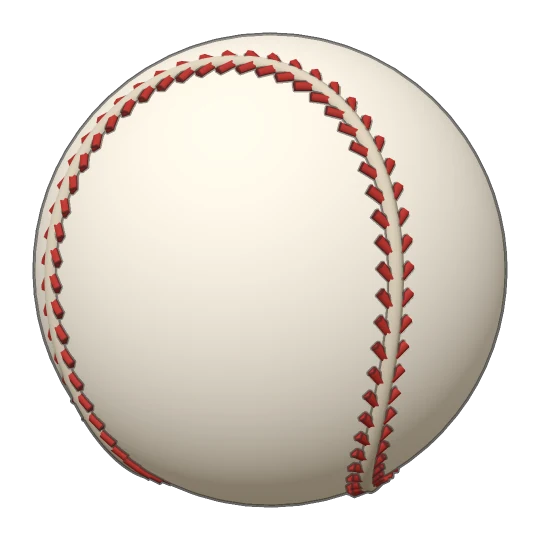
#> input picture apps/english/figs/ball-seams.webp, 540 x 540 px, given in place of glove-low.editorial.png, which was not available
$ python build-plates.py ../../apps/english/figs/ball-seams.webp
#> lines starting #> are read from the running program, lines starting #| are printed output that depends on the picture
"""Build the illustrated plates for the English app: studio renders (PNG + projected anchors) → apps/english/figs/*.webp and
apps/english/plates.js (panels, numbered callouts, overlays, bilingual text). Text is [English, Spanish].
Usage: python3 english/tools/build-plates.py <render-dir>"""
import json, os, sys
from PIL import Image

SRC = sys.argv[1]
ROOT = os.path.join(os.path.dirname(__file__), "..", "..", "apps", "english")
OUT = os.path.join(ROOT, "figs")
CROP = {"grip-4s": (0, 0, 800, 700), "grip-2s": (0, 0, 800, 700), "grip-spread-before": (0, 0, 800, 700), "grip-spread-after": (0, 0, 800, 700)}

P = {  # plate id (as used by lesson content) → panels; callout keys match lesson "highlight" values where they exist
    "glove-position": {"note": ["Usually. Around the belt it is a judgement call — many fielders turn the glove to the side.", "Por lo general. A la altura de la cintura es cuestión de criterio: muchos giran el guante de lado."],
        "panels": [
            {"src": "glove-low", "cap": ["Ball below the belt", "Pelota abajo de la cintura"], "callouts": [["fingers", ["Fingers down", "dedos hacia abajo"]], ["pocket", ["Pocket open to the ball", "bolsillo abierto a la pelota"]]], "overlays": [["hline", "belt", ["belt", "cintura"]]]},
            {"src": "glove-high", "cap": ["Ball above the belt", "Pelota arriba de la cintura"], "callouts": [["fingers", ["Fingers up", "dedos hacia arriba"]], ["pocket", ["Pocket to the ball", "bolsillo hacia la pelota"]]], "overlays": [["hline", "belt", ["belt", "cintura"]]]},
        ]},
    "throwing-setup": {"panels": [
            {"src": "throw-set", "cap": ["Feet set, hands apart, ready to throw", "Pies plantados, manos separadas, listo para tirar"], "callouts": [["shoulder", ["Glove shoulder to the target", "hombro del guante hacia el objetivo"]], ["frontFoot", ["Front foot steps to the target", "el pie de adelante va hacia el objetivo"]], ["backFoot", ["Back foot set", "pie de atrás plantado"]]]},
            {"src": "throw-feet", "cap": ["From above: feet in line with the target", "Desde arriba: pies en línea con el objetivo"], "callouts": [["frontToe", ["Toward the target", "hacia el objetivo"]], ["backToe", ["Square to the line", "perpendicular a la línea"]]],
             "overlays": [["arrow", "lineStart", "target", "lane", ["Target", "objetivo"]], ["arrow", "backHeel", "backToe", "foot"], ["arrow", "frontHeel", "frontToe", "foot"]]},
        ]},
    "ready-position": {"panels": [{"src": "ready-position", "callouts": [["feet", ["Feet wider than the shoulders", "pies más abiertos que los hombros"]], ["knees", ["Knees bent", "rodillas flexionadas"]], ["glove", ["Glove out front, open", "guante al frente, abierto"]]]}]},
    "ground-ball": {"panels": [{"src": "ground-ball", "callouts": [["glove", ["Glove out front", "guante al frente"]], ["eyes", ["Eyes on the ball", "la vista en la pelota"]], ["hips", ["Hips down, back flat", "caderas abajo, espalda plana"]]]}]},
    "footwork-angle": {"panels": [{"src": "footwork-angle", "cap": ["From above: ready, first step, then the angle", "Desde arriba: listo, primer paso y el ángulo"],
        "callouts": [["ready", ["Ready", "listo"]], ["step1", ["First step", "primer paso"]], ["step2", ["Crossover", "cruce"]]],
        "overlays": [["path", ["ready", "step1", "step2", "routeEnd"], "route"], ["dot", "ball", ["Ball", "pelota"]]]}]},
    "hand-fingers": {"panels": [{"src": "hand-fingers", "callouts": [["thumb", ["thumb", "el pulgar"]], ["index", ["index finger", "el índice"]], ["middle", ["middle finger", "el dedo medio"]], ["ring", ["ring finger", "el anular"]], ["pinky", ["little finger", "el meñique"]], ["palm", ["palm", "la palma"]]]}]},
    "ball-seams": {"panels": [{"src": "ball-seams", "callouts": [["horseshoe", ["the horseshoe", "la herradura"]], ["stitches", ["the seams", "las costuras"]]]}]},
    "grip-4s": {"panels": [
            {"src": "grip-4s", "cap": ["Fingers across the seams", "Dedos atravesando las costuras"], "callouts": [["index", ["index finger", "el índice"]], ["middle", ["middle finger", "el dedo medio"]], ["seam", ["seam", "la costura"]]]},
            {"src": "grip-thumb-after", "cap": ["Thumb underneath", "El pulgar debajo"], "callouts": [["thumb", ["thumb under the ball", "el pulgar debajo de la pelota"]]]},
        ]},
    "grip-2s": {"panels": [{"src": "grip-2s", "cap": ["Fingers along the seams", "Dedos a lo largo de las costuras"], "callouts": [["index", ["index finger", "el índice"]], ["middle", ["middle finger", "el dedo medio"]], ["seam", ["seam", "la costura"]]]}]},
    "grip-change": {"panels": [{"src": "grip-change", "cap": ["The ball sits deeper in the hand", "La pelota va más adentro de la mano"], "callouts": [["thumb", ["The circle: thumb and index", "el círculo: pulgar e índice"], "circle"], ["middle", ["middle and ring fingers on top", "medio y anular arriba"]]]}]},
    "grip-adjust": {"panels": [
            {"src": "grip-thumb-before", "cap": ["Thumb on the side", "Pulgar de lado"], "callouts": [["thumb", ["thumb", "el pulgar"]]], "tag": "before"},
            {"src": "grip-thumb-after", "cap": ["Thumb moved under", "Pulgar movido debajo"], "callouts": [["thumb", ["thumb", "el pulgar"]]], "tag": "after"},
            {"src": "grip-spread-before", "cap": ["Fingers together", "Dedos juntos"], "callouts": [], "tag": "before"},
            {"src": "grip-spread-after", "cap": ["Fingers spread a little", "Dedos un poco separados"], "callouts": [], "tag": "after"},
        ]},
    "grip-adjust-thumb": {"panels": [
            {"src": "grip-thumb-before", "cap": ["Before: thumb on the side", "Antes: pulgar de lado"], "callouts": [["thumb", ["thumb", "el pulgar"]]], "tag": "before"},
            {"src": "grip-thumb-after", "cap": ["After: thumb under the ball", "Después: pulgar debajo"], "callouts": [["thumb", ["thumb", "el pulgar"]]], "tag": "after"},
        ]},
    "grip-adjust-spread": {"panels": [
            {"src": "grip-spread-before", "cap": ["Before: fingers together", "Antes: dedos juntos"], "callouts": [], "tag": "before"},
            {"src": "grip-spread-after", "cap": ["After: spread a little", "Después: un poco separados"], "callouts": [["index", ["index finger", "el índice"]], ["middle", ["middle finger", "el dedo medio"]]], "tag": "after"},
        ]},
    "delivery-side": {"panels": [{"src": "delivery-side", "cap": ["Foot strike, from the third-base side", "Al caer el pie, desde tercera base"], "callouts": [["head", ["head and balance", "la cabeza y el equilibrio"], "balance"], ["shoulder", ["front shoulder", "el hombro de adelante"]], ["hips", ["hips", "las caderas"]], ["frontFoot", ["stride foot", "el pie de la zancada"], "stride"], ["glove", ["glove", "el guante"]]]}]},
    "delivery-a": {"panels": [{"src": "delivery-a", "cap": ["Rep A, foot strike: the front side is already open", "Repetición A, al caer el pie: el lado de adelante ya se abrió"], "callouts": [["shoulder", ["front shoulder", "el hombro de adelante"]], ["hips", ["hips", "las caderas"]]]}]},
    "delivery-b": {"panels": [{"src": "delivery-b", "cap": ["Rep B, the same moment: the front side stays closed", "Repetición B, el mismo momento: el lado de adelante sigue cerrado"], "callouts": [["shoulder", ["front shoulder", "el hombro de adelante"]], ["hips", ["hips", "las caderas"]]]}]},
}


def main():
    os.makedirs(OUT, exist_ok=True)
    plates, used = {}, set()
    for pid, spec in P.items():
        panels = []
        for p in spec["panels"]:
            src = p["src"]
            if src not in used:
                im = Image.open(os.path.join(SRC, f"{src}.editorial.png")).convert("RGBA")
#> im is the input picture: PIL image 540x540 RGBA; mean R, G, B, A 128.1, 120.7, 112.4, 155.1
                if src in CROP: im = im.crop(CROP[src])
                bbox = im.getbbox()   # trim empty margins, keep 4 % air
#> bbox = (32, 32, 508, 508)
                pad = int(0.04 * max(im.size))
#> pad = 21
                if src == "throw-feet": bbox = None   # framed by its own camera
                elif src == "footwork-angle":   # overhead diagram: keep every overlay anchor in frame too, with more air
                    a0 = json.load(open(os.path.join(SRC, f"{src}.editorial.json")))["anchors"]
                    xs = [v[0] * im.width for v in a0.values()] + [bbox[0], bbox[2]]; ys = [v[1] * im.height for v in a0.values()] + [bbox[1], bbox[3]]
                    bbox = (int(min(xs)), int(min(ys)), int(max(xs)) + 1, int(max(ys)) + 1); pad = int(0.07 * max(bbox[2] - bbox[0], bbox[3] - bbox[1]))
                if bbox:
                    x0, y0, x1, y1 = bbox
#> x0 = 32; y0 = 32; x1 = 508; y1 = 508
                    bbox = (max(0, x0 - pad), max(0, y0 - pad), min(im.width, x1 + pad), min(im.height, y1 + pad))
#> bbox = (11, 11, 529, 529)
                im.info["crop"] = bbox
                cropped = im.crop(bbox) if bbox else im
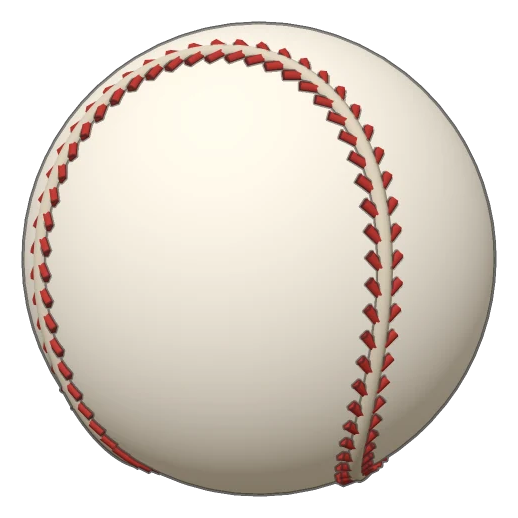
#> cropped: PIL image 518x518 RGBA; mean R, G, B, A 139.2, 131.1, 122.2, 168.5; transparent parts drawn white
                cropped.save(os.path.join(OUT, f"{src}.webp"), "WEBP", quality=88, method=6)
                used.add(src)
                P_META[src] = {"crop": bbox or (0, 0, im.width, im.height), "full": im.size, "w": cropped.width, "h": cropped.height}
            m = P_META[src]; a = json.load(open(os.path.join(SRC, f"{src}.editorial.json")))["anchors"]
#> after `m = P_META[src]`: m = {'crop': (11, 11, 529, 529), 'full': (540, 540), 'w': 518, 'h': 518}
            # remap anchors (normalized in the full render) into the cropped image
            cx0, cy0, cx1, cy1 = m["crop"]; fw, fh = m["full"]
            if src in CROP: fw, fh = 900, 700  # crop box is in full-render pixels
            A = {k: [round((v[0] * fw - cx0) / (cx1 - cx0), 4), round((v[1] * fh - cy0) / (cy1 - cy0), 4)] for k, v in a.items()}
            panels.append({"src": f"figs/{src}.webp", "w": m["w"], "h": m["h"], "cap": p.get("cap"), "tag": p.get("tag"),
                           "callouts": [{"at": A[c[0]], "text": c[1], "key": c[2] if len(c) > 2 else c[0]} for c in p["callouts"]],
                           "overlays": [ov_json(o, A) for o in p.get("overlays", [])]})
        plates[pid] = {"panels": panels, "note": spec.get("note")}
    js = "/* generated by english/tools/build-plates.py from studio renders — do not edit */\nwindow.CPEPlates = " + json.dumps(plates, ensure_ascii=False, separators=(",", ":")) + ";\n"
    open(os.path.join(ROOT, "plates.js"), "w").write(js)
    print(len(plates), "plates,", len(used), "images", sum(os.path.getsize(os.path.join(OUT, f)) for f in os.listdir(OUT)) // 1024, "KB")


def ov_json(o, A):
    kind = o[0]
    if kind == "hline": return {"kind": "hline", "y": A[o[1]][1], "text": o[2]}
    if kind == "arrow": return {"kind": "arrow", "from": A[o[1]], "to": A[o[2]], "style": o[3], "text": o[4] if len(o) > 4 else None}
    if kind == "path": return {"kind": "path", "pts": [A[k] for k in o[1]], "style": o[2]}
    if kind == "dot": return {"kind": "dot", "at": A[o[1]], "text": o[2]}


P_META = {}
#> (the run stopped early here; a loop or call above may not have finished)

$ run again, on apps/english/figs/footwork-angle.webp
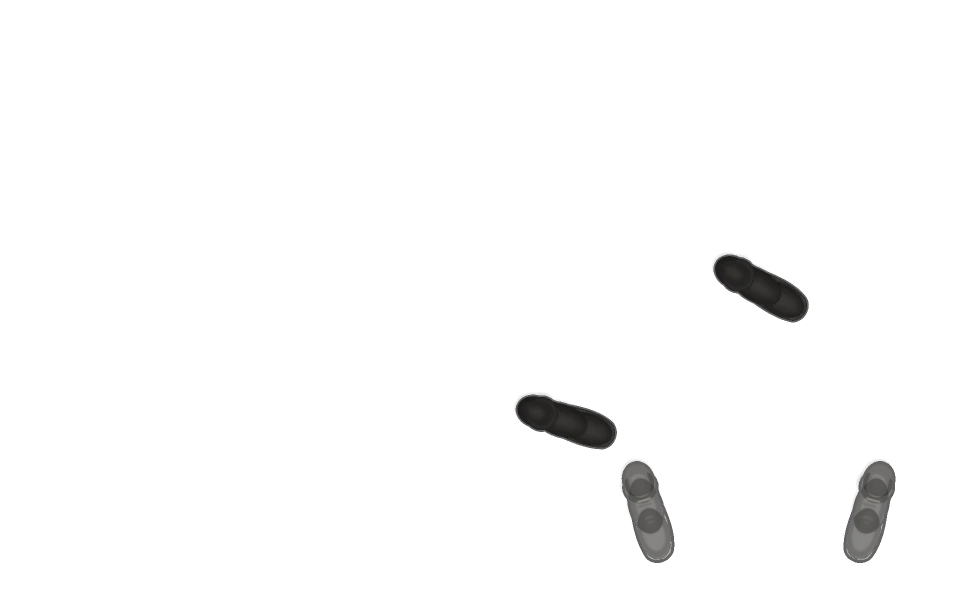
#> input picture apps/english/figs/footwork-angle.webp, 956 x 611 px, given in place of glove-low.editorial.png, which was not available
#> in main, im is the input picture: PIL image 956x611 RGBA; mean R, G, B, A 1.1, 1.1, 1, 4.9
#> in main, `bbox = im.getbbox()`: bbox = (513, 251, 896, 563)
#> x0 = 513; y0 = 251; x1 = 896; y1 = 563
#> in main, `bbox = (max(0, x0 - pad), max(0, y0 - pad), min(im.width, x1 + pad), m..`: bbox = (475, 213, 934, 601)
#> in main, `cropped = im.crop(bbox) if bbox else im`:
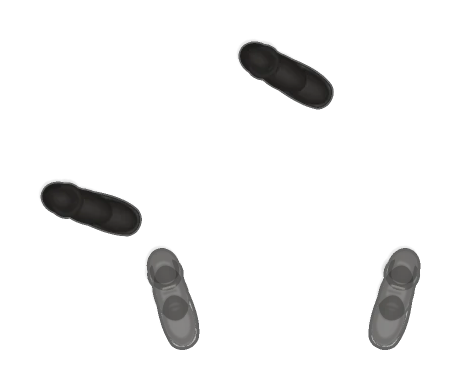
#> cropped: PIL image 459x388 RGBA; mean R, G, B, A 3.7, 3.5, 3.4, 16.2; transparent parts drawn white
#> m = {'crop': (475, 213, 934, 601), 'full': (956, 611), 'w': 459, 'h': 388}

$ run again, on apps/english/figs/glove-high.webp
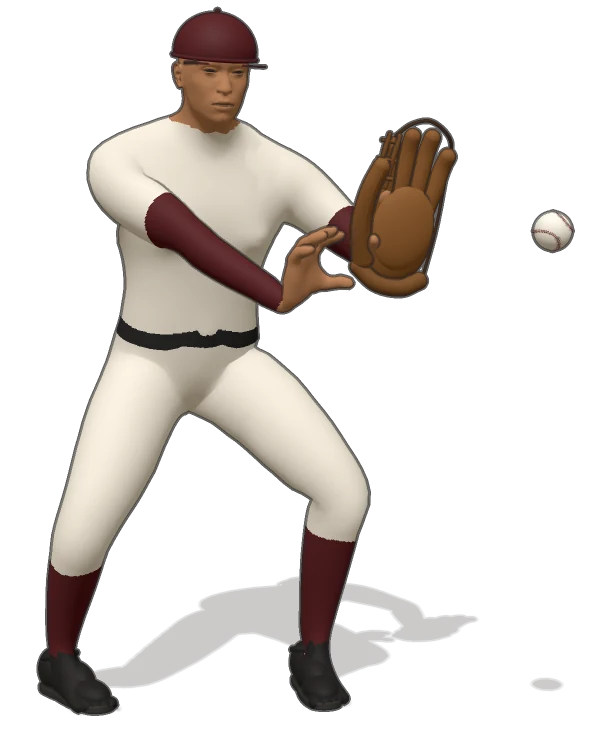
#> input picture apps/english/figs/glove-high.webp, 611 x 752 px, given in place of glove-low.editorial.png, which was not available
#> in main, im is the input picture: PIL image 611x752 RGBA; mean R, G, B, A 41.5, 36.7, 32.9, 67.6
#> in main, `bbox = im.getbbox()`: bbox = (36, 6, 575, 716)
#> x0 = 36; y0 = 6; x1 = 575; y1 = 716
#> in main, `bbox = (max(0, x0 - pad), max(0, y0 - pad), min(im.width, x1 + pad), m..`: bbox = (6, 0, 605, 746)
#> in main, `cropped = im.crop(bbox) if bbox else im`:
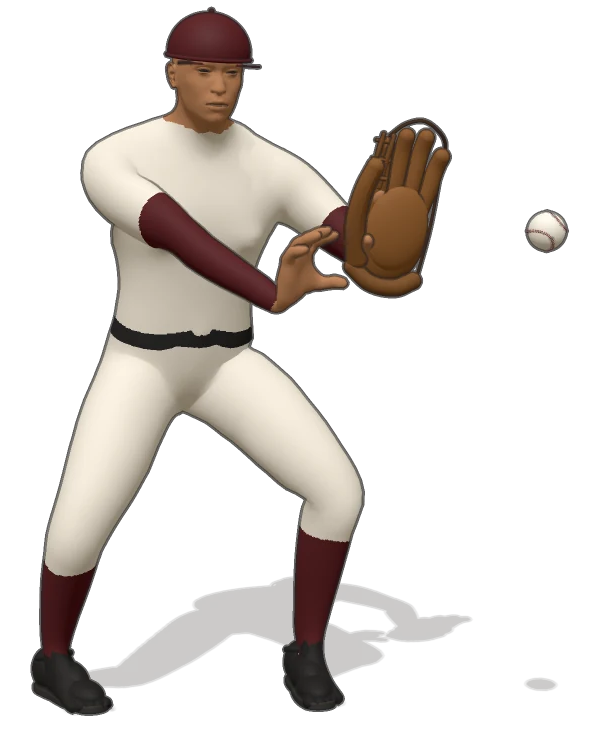
#> cropped: PIL image 599x746 RGBA; mean R, G, B, A 42.7, 37.7, 33.8, 69.5; transparent parts drawn white
#> m = {'crop': (6, 0, 605, 746), 'full': (611, 752), 'w': 599, 'h': 746}

$ run again, on apps/english/figs/glove-low.webp
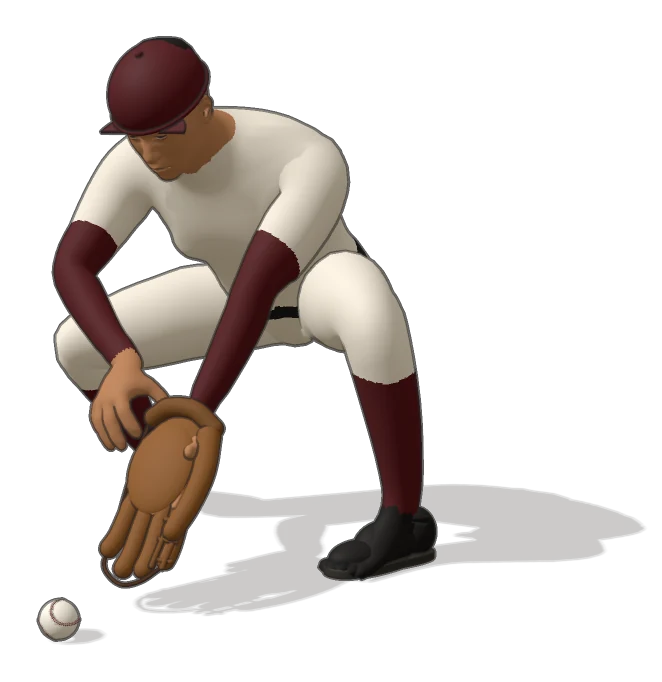
#> input picture apps/english/figs/glove-low.webp, 662 x 682 px, given in place of glove-low.editorial.png, which was not available
#> in main, im is the input picture: PIL image 662x682 RGBA; mean R, G, B, A 34.1, 28.1, 24.5, 66.1
#> in main, `bbox = im.getbbox()`: bbox = (36, 36, 648, 646)
#> x0 = 36; x1 = 648; y1 = 646
#> in main, `bbox = (max(0, x0 - pad), max(0, y0 - pad), min(im.width, x1 + pad), m..`: bbox = (9, 9, 662, 673)
#> in main, `cropped = im.crop(bbox) if bbox else im`:
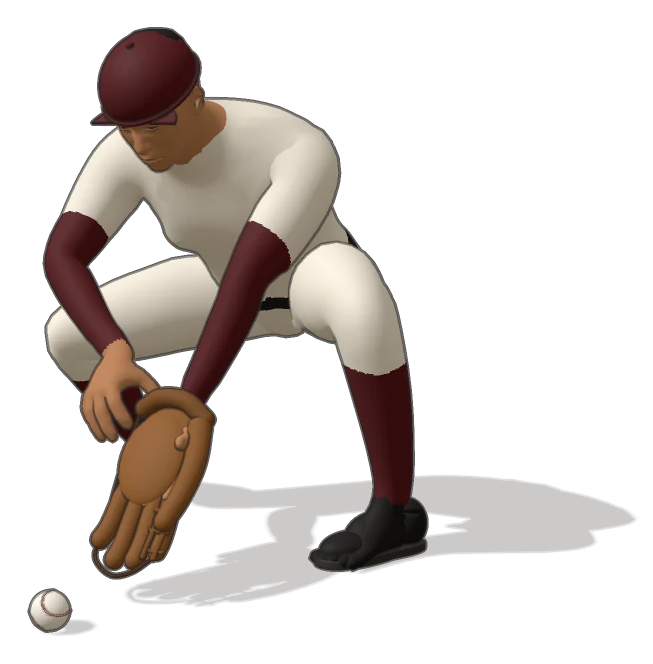
#> cropped: PIL image 653x664 RGBA; mean R, G, B, A 35.5, 29.3, 25.5, 68.8; transparent parts drawn white
#> m = {'crop': (9, 9, 662, 673), 'full': (662, 682), 'w': 653, 'h': 664}
